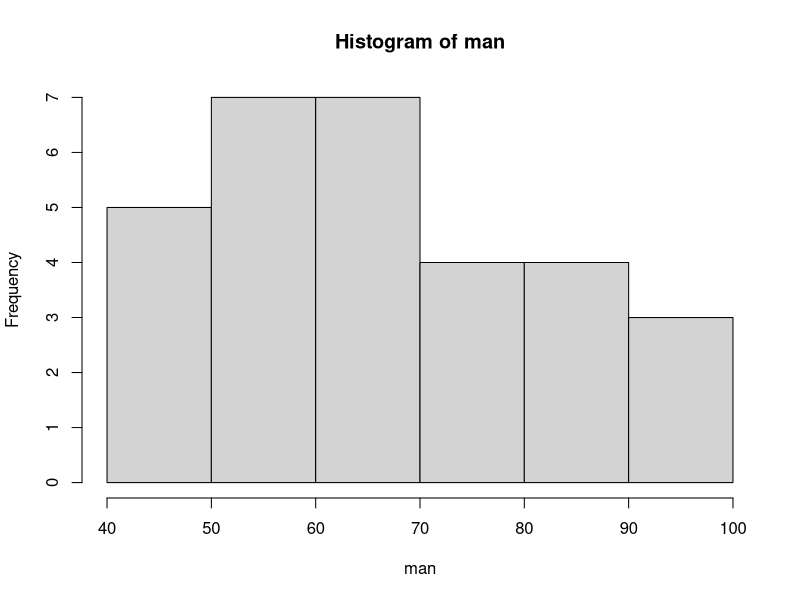
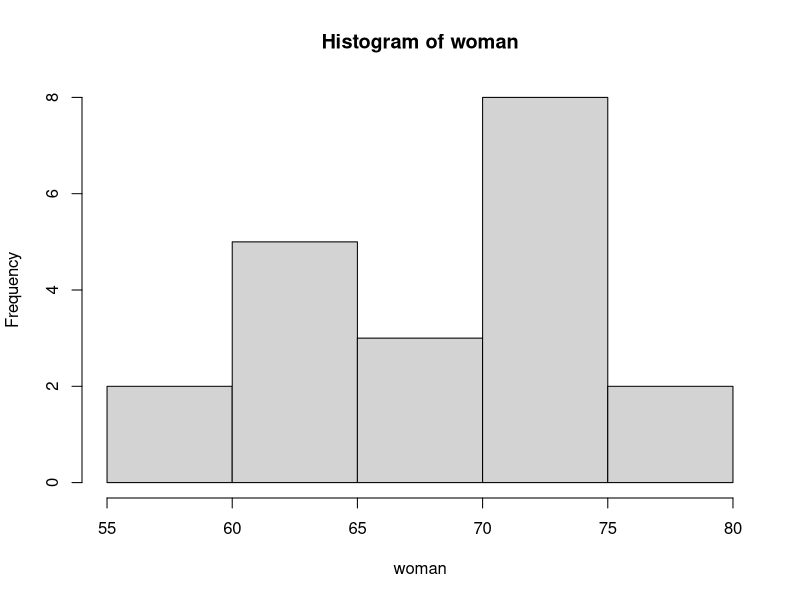

Reproduce these figures in R, in order.
# Title     : TODO
# Objective : TODO
# Created by: coeat
# Created on: 2021/04/23

man <- c(49, 86, 40, 45, 48, 93, 97, 58, 58, 98,
         58, 82, 52, 56, 50, 85, 80, 60, 62, 80,
         62, 72, 65, 60, 64, 70, 78, 67, 69, 88)
woman <- c(60, 72, 66, 65, 75, 78, 62, 64, 74, 58,
           68, 72, 67, 61, 62, 72, 79, 71, 74, 73)
hist(man)
hist(woman)